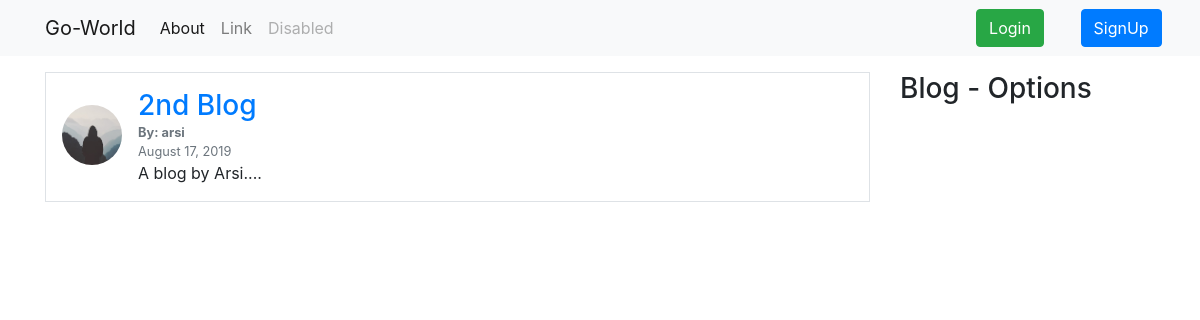
Screenshot of /post/11/ with the database file from the repository.
### blog/models.py (models this page shows, shortened)
class Post(models.Model):
    title = models.CharField(max_length=100)
    content = models.TextField()
    date_posted = models.DateTimeField(default=timezone.now)
    author = models.ForeignKey(User, on_delete=models.CASCADE)

### users/models.py (models this page shows, shortened)
class Profile(models.Model):
    user = models.OneToOneField(User, on_delete=models.CASCADE)
    image = models.ImageField(default='default.jpg', upload_to='profile_pics')

### blog/views.py (the view)
# urls.py: path('post/<int:pk>/',PostDetailView.as_view(),name='post-detail'),
class PostDetailView(DetailView):
    model = Post
    context_object_name = 'post'

### blog/templates/blog/post_detail.html (shortened to what this page needs)
{% extends "blog/base.html" %}
{% block content %}
<div class="media border p-3 mb-3">
    <img src="{{ post.author.profile.image.url }}" alt="{{ post.author }}" class="mr-3 mt-3 rounded-circle" width="60px">
    <div class="media-body">
        <div>
            <a href="" class="h3">{{ post.title }}</a>
        </div>
        <div class="text-muted small">
            <div><b>By: {{ post.author }}</b></div>
            {{ post.date_posted|date:"F d, Y" }}
        </div>
        <div>
            {{ post.content }}
        </div>
    </div>
</div>
{% endblock content %}

### rows the page displays
Post: author.profile.image (placeholder picture), title "2nd Blog", author "arsi", date_posted "August 17, 2019", content "A blog by Arsi...."
